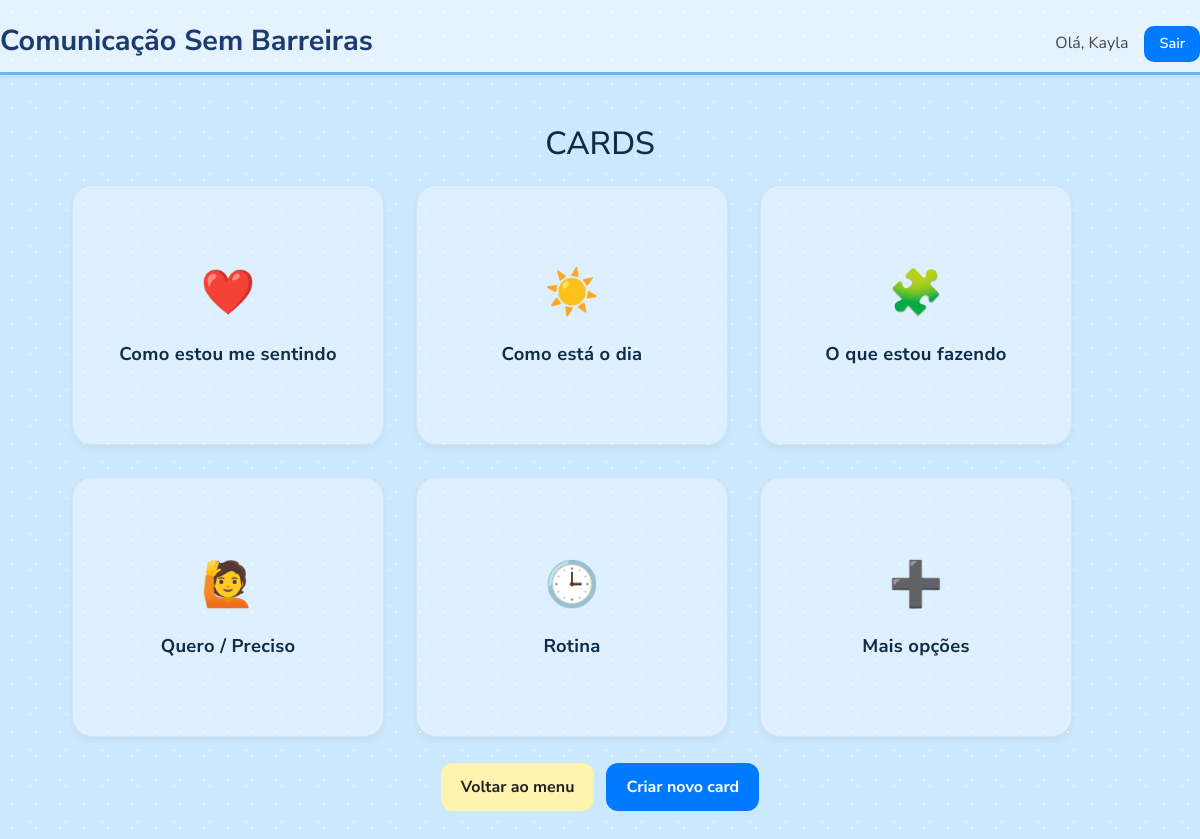
Screenshot of /cards (signed in) with the database file from the repository.
### comunicacao-sem-barreiras/models.py (models this page shows, shortened)
class Categoria(db.Model):
    __tablename__ = "categorias"
    id = db.Column(db.Integer, primary_key=True)
    usuario_id = db.Column(db.Integer, db.ForeignKey("usuarios.id"), nullable=False)
    nome = db.Column(db.String(120), nullable=False)
    cor = db.Column(db.String(16), default="#7c3aed")
    ordem = db.Column(db.Integer, default=0)
    cards = db.relationship("Card", backref="categoria", lazy=True, cascade="all, delete-orphan")

### comunicacao-sem-barreiras/app.py (the view)
@app.route("/cards")
@login_required
def cards_home():
    uid = session["usuario_id"]
    existentes = {c.nome for c in Categoria.query.filter_by(usuario_id=uid).all()}
    novos = [
        Categoria(usuario_id=uid, nome=item["nome"], cor=item["cor"])
        for item in DEFAULT_CATEGORIAS
        if item["nome"] not in existentes
    ]
    if novos:
        db.session.add_all(novos)
        db.session.commit()
    cats = (
        Categoria.query.filter_by(usuario_id=uid)
        .order_by(Categoria.ordem, Categoria.nome)
        .all()
    )
    return render_template("cards.html", categorias=cats, emoji_by_nome=EMOJI_BY_NOME)

### comunicacao-sem-barreiras/app.py (called while the page is built)
def login_required(view_func):
    @wraps(view_func)
    def wrapper(*args, **kwargs):
        if "usuario_id" not in session:
            return redirect(url_for("login"))
        return view_func(*args, **kwargs)
    return wrapper

### comunicacao-sem-barreiras/templates/cards.html
{% extends "base.html" %}
{% block content %}
<h2 style="text-align:center; margin: 10px 0 22px;">CARDS</h2>
<div class="grid">
  {% for cat in categorias %}
    <a href="{{ url_for('cards_categoria', cat_id=cat.id) }}" class="tile mint" style="text-decoration:none; color:inherit; background: rgba(255,255,255,.35); border: 1px solid rgba(0,0,0,.06);">
      <div class="emoji">{{ emoji_by_nome.get(cat.nome, "🧩") }}</div>
      <div class="title">{{ cat.nome }}</div>
    </a>
  {% endfor %}
  <a href="{{ url_for('categorias') }}" class="tile mint" style="text-decoration:none; color:inherit; background: rgba(255,255,255,.35); border: 1px solid rgba(0,0,0,.06);">
    <div class="emoji">➕</div>
    <div class="title">Mais opções</div>
  </a>
</div>
<div style="display:flex; gap:12px; justify-content:center; margin-top:26px;">
  <a class="btn btn-ghost" href="{{ url_for('dashboard') }}">Voltar ao menu</a>
  <a class="btn btn-primary" href="{{ url_for('categorias') }}">Criar novo card</a>
</div>
{% endblock %}

### comunicacao-sem-barreiras/static/css/style.css (style rules this page uses)
:root { --bg:#cfeeff; --bg-header:#a6d8ff; --ink:#0f2b46; --muted:#547a9a; --card:#ffffff; --btn:#6ab8ff; --btn-hover:#4fa9ff; --btn-yellow:#ffe08a; --btn-pink:#ffb3c7; --radius:18px; --shadow:0 6px 20px rgba(15,43,70,.12); }
* { box-sizing:border-box }
html,body { height:100% }
body { margin:0; padding:0; font-family: "Poppins", system-ui, -apple-system, Segoe UI, Roboto, Arial, sans-serif; color:var(--ink); background: var(--bg); background-image: radial-gradient(rgba(255,255,255,.6) 1px, transparent 1px), radial-gradient(rgba(255,255,255,.4) 1px, transparent 1px); background-size: 24px 24px, 36px 36px; background-position: 0 0, 12px 12px; }
.btn { border:0; border-radius:12px; padding:12px 14px; cursor:pointer; font-weight:600; }
.btn-primary { background:var(--btn); color:#fff }
.btn-ghost { background:#fff; color:var(--ink); border:1px solid #d7ebff }
.grid { width:min(1000px, 96vw); display:grid; grid-template-columns: repeat(auto-fit, minmax(210px, 1fr)); gap:16px; }
.tile { background:var(--card); border-radius:22px; box-shadow:var(--shadow); padding:18px; text-align:center; transition:transform .12s ease; }
.tile .emoji { font-size:40px; display:block; margin-bottom:8px }
.tile .title { font-weight:600; margin-bottom:3px }
.tile.mint { background:#e7fff1 }
.btn-ghost { background:#eef7ff; border:1px solid #d3eaff }

### comunicacao-sem-barreiras/templates/base.html (style rules this page uses)
body { background-color: #cce8ff; font-family: 'Nunito Sans', sans-serif; min-height: 100vh; margin: 0; padding: 0; display: flex; flex-direction: column; align-items: center; }
.grid { display: grid; grid-template-columns: repeat(auto-fit, minmax(280px, 1fr)); gap: 32px; justify-items: center; }
.tile { background: rgba(255, 255, 255, 0.5); border-radius: 20px; padding: 22px; width: 100%; height: 260px; display: flex; align-items: center; justify-content: center; flex-direction: column; text-align: center; color: #1b3a6e; text-decoration: none; box-shadow: 0 3px 6px rgba(0,0,0,0.05); transition: all 0.2s ease; }
.tile .emoji { font-size: 44px; margin-bottom: 14px; }
.tile .title { font-size: 1.15rem; font-weight: 700; letter-spacing: 0.3px; }
.btn { border-radius: 12px; font-weight: 700; padding: 12px 20px; font-size: 1rem; }
.btn-primary { background-color: #007bff; border: none; }
.btn-ghost { background-color: #fff3b0; color: #222; border: none; }

### rows the page displays
Categoria: get "❤️", nome "Como estou me sentindo"
Categoria: get "☀️", nome "Como está o dia"
Categoria: get "🧩", nome "O que estou fazendo"
Categoria: get "🙋", nome "Quero / Preciso"
Categoria: get "🕒", nome "Rotina"

### other values shown
{{ session['usuario_nome'] }} "Kayla"
